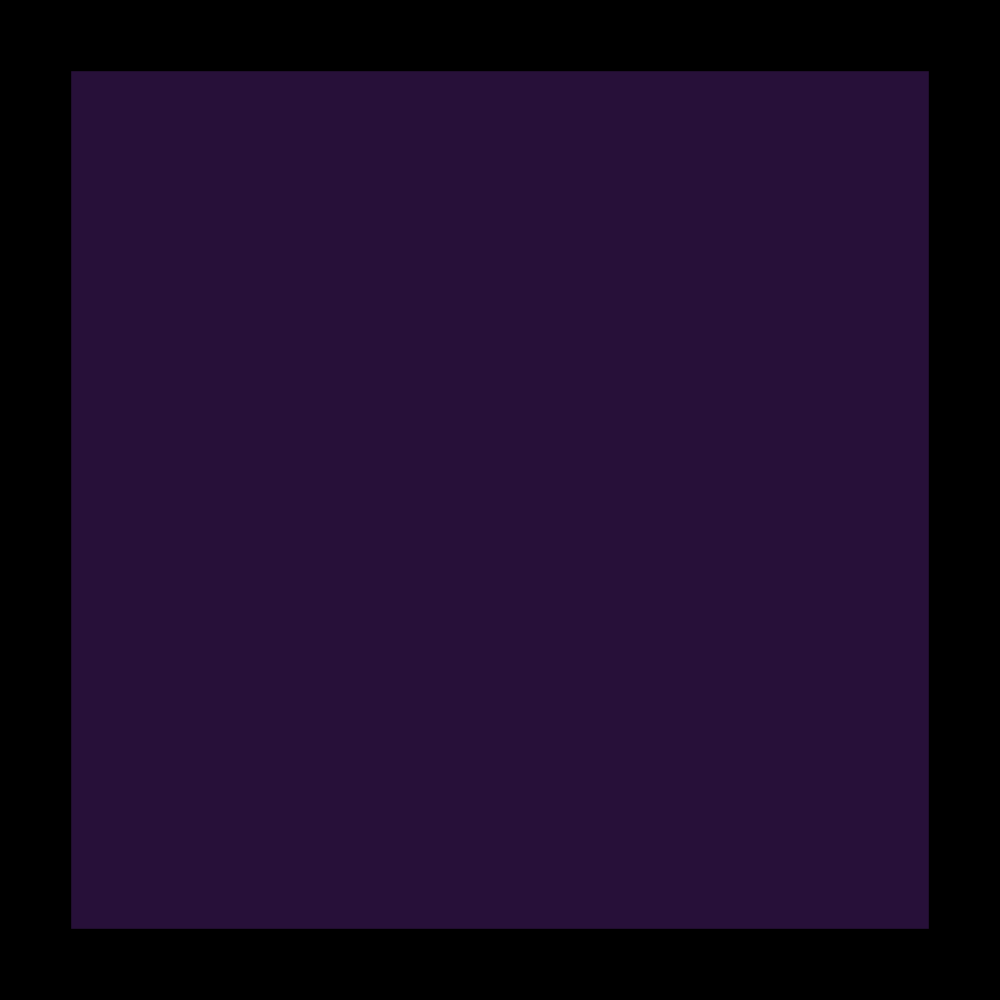
Frame 1 (no input)
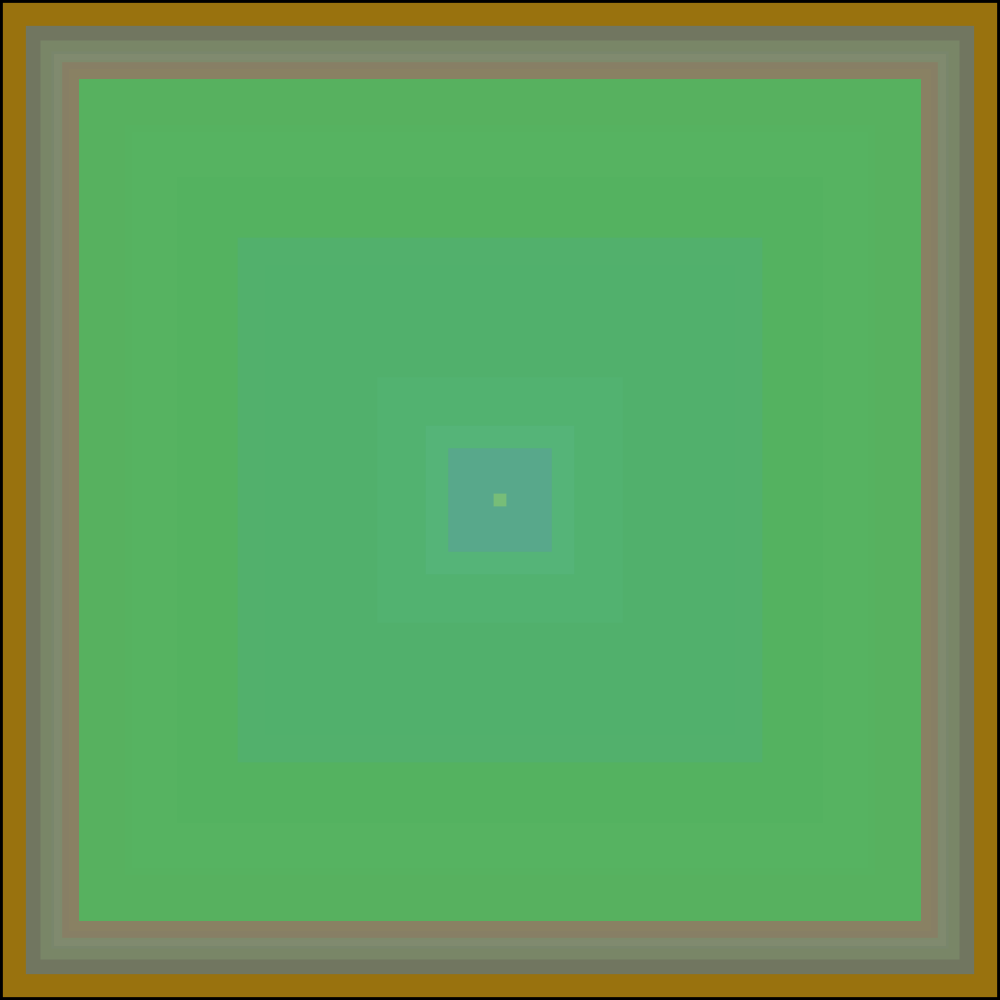
Frame 60 (the mouse pressed at the canvas centre just before this capture)
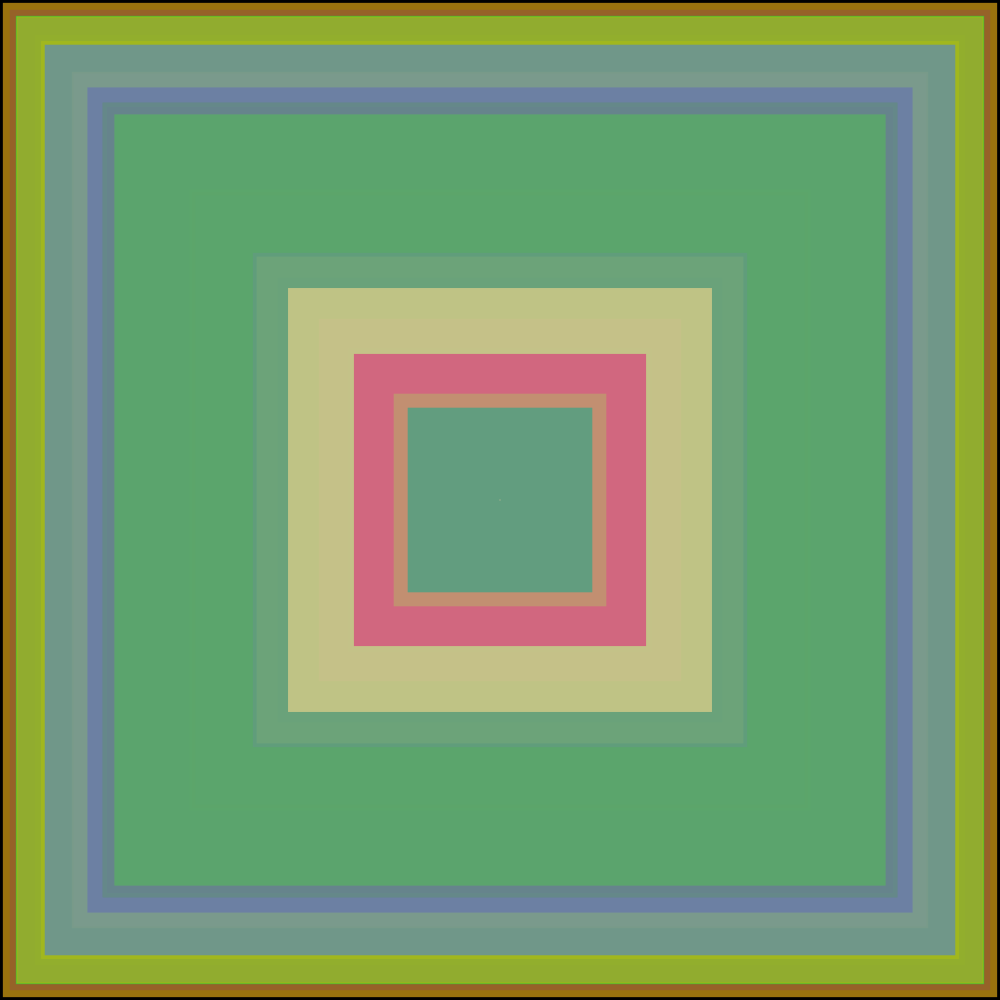
Frame 120 (the mouse held since frame 60 and released just before this capture)

The Processing sketch that drew these frames (run headless with seeded random() and noise(); from frame 60 on, the mouse is pressed at the canvas centre):

// Processing sketch: processing_120889
// ── processing_120889.pde

float r;
float g;
float b;
float o;
float diam;
float x;
float y;

void setup()
{
  size(1000,1000);
  background(0);
}
void draw()
{
  r = random(255);
  g = random(255);
  b = random(255);
  o = random(255);
  diam = random(1000);
  x = random(width);
  y = random(height);
  noStroke();
  fill(r,g,b,o);
  rectMode(CENTER);
  rect(500,500, diam,diam);
}
